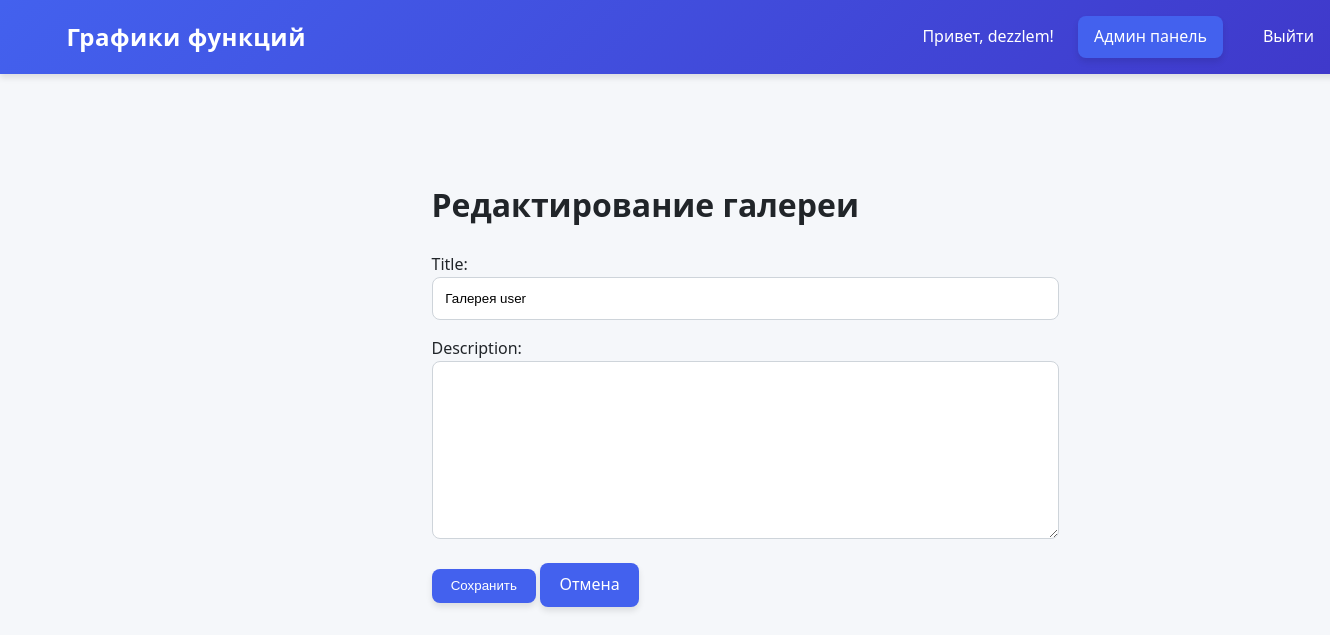
The page /gallery/2/edit/ (signed in) on the database as committed earlier.
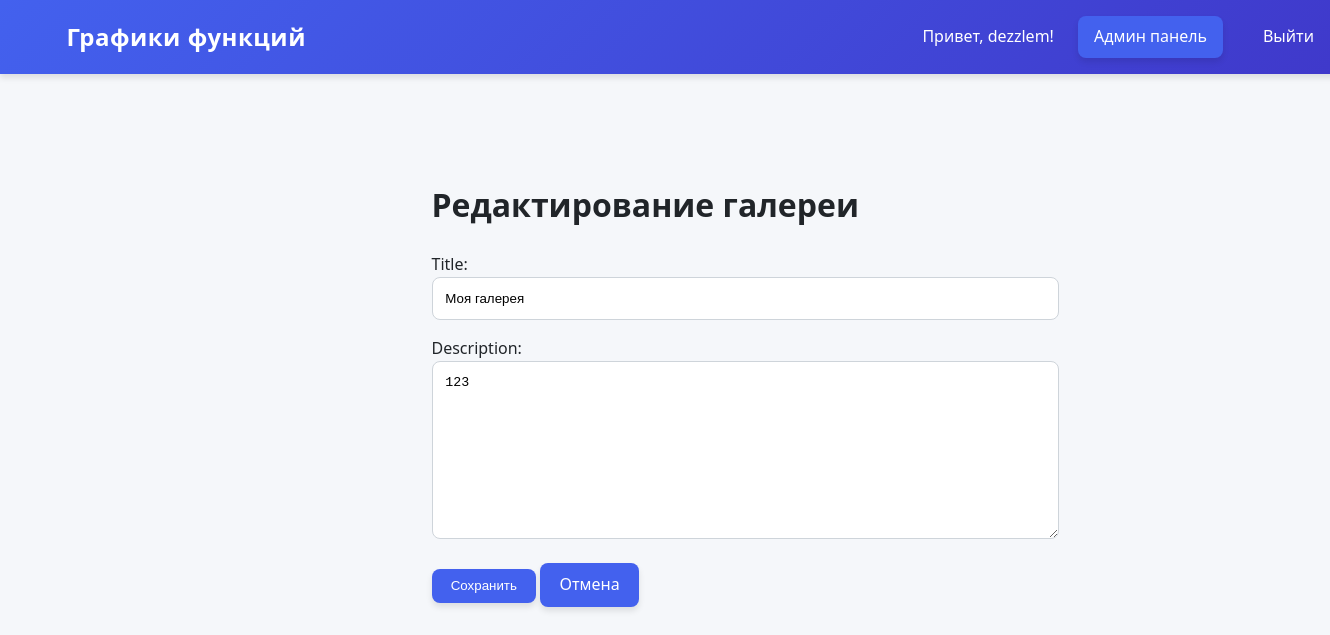
The same page on the database as committed later.
### graphs/models.py (models this page shows, shortened)
class UserGallery(models.Model):
    user = models.OneToOneField(settings.AUTH_USER_MODEL, on_delete=models.CASCADE, related_name='gallery')
    title = models.CharField(max_length=100, unique=True)
    description = models.TextField(blank=True)
    created_at = models.DateTimeField(auto_now_add=True)
    class Meta:
        verbose_name_plural = "User Galleries"
        constraints = [
            models.UniqueConstraint(fields=['title'], name='unique_gallery_title')
        ]

### graphs/views.py (the view)
# urls.py: path('gallery/<int:user_id>/edit/', views.edit_gallery, name='edit_user_gallery'),  # Для чужой галереи (админ)
@login_required
def edit_gallery(request, user_id=None):
    target_user = get_object_or_404(CustomUser, pk=user_id) if user_id else request.user
    if not (request.user == target_user or request.user.user_type == 'admin'):
        raise PermissionDenied("У вас нет прав для редактирования этой галереи")
    gallery = get_object_or_404(UserGallery, user=target_user)
    if request.method == 'POST':
        form = GalleryEditForm(request.POST, instance=gallery, target_user=target_user)
        if form.is_valid():
            form.save()
            messages.success(request, 'Галерея успешно изменена')
            return redirect('user_gallery', user_id=target_user.id)
    else:
        form = GalleryEditForm(instance=gallery, target_user=target_user)
    return render(request, 'graphs/edit_gallery.html', {
        'form': form,
        'gallery': gallery,
        'target_user': target_user
    })

### graphs/forms.py (shortened to what this page needs)
class GalleryEditForm(forms.ModelForm):
    class Meta:
        model = UserGallery
        fields = ['title', 'description']
    def __init__(self, *args, **kwargs):
        self.target_user = kwargs.pop('target_user', None)
        super().__init__(*args, **kwargs)

### templates/graphs/edit_gallery.html (shortened to what this page needs)
{% extends 'graphs/base.html' %}
{% block content %}
<div class="edit-gallery">
    <h1>Редактирование галереи</h1>
    <form method="post">
        {{ form.as_p }}
        <button type="submit" class="btn">Сохранить</button>
        <a href="{% url 'user_gallery' user.id %}" class="btn btn-cancel">Отмена</a>
    </form>
</div>
{% endblock %}

Rows that differ between the two databases and show on the page:
changed UserGallery: title "Галерея user" → "Моя галерея"; description (not shown) → "123"
